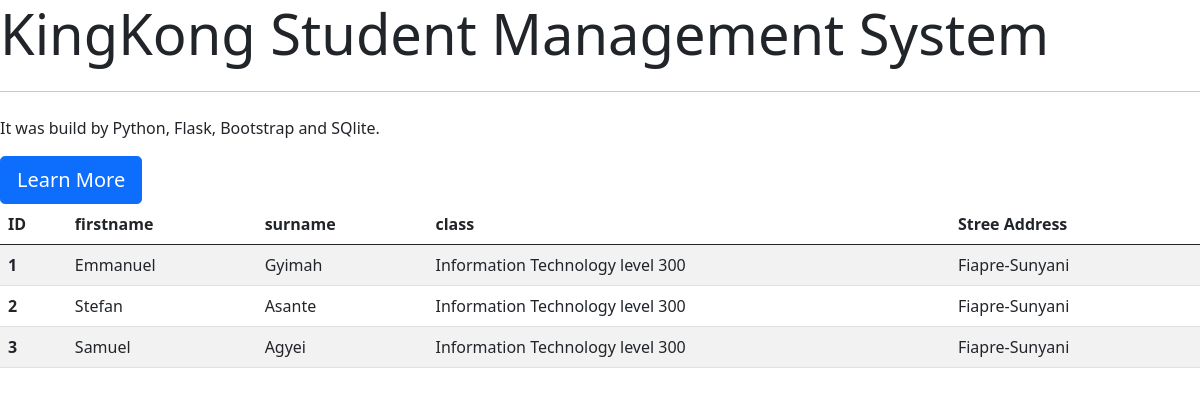
The page /home on the database its author committed.
### tables this page shows
CREATE TABLE contact_details
(id INTEGER PRIMARY KEY  AUTOINCREMENT,
firstname TEXT,
surname TEXT,
class  VARCHAR,
street_address TEXT
);

### app.py (the view)
@app.route('/')
@app.route('/home')
def homepage():
    student_data = query_contact_details()
    return render_template('home.html', student_data=student_data)

### app.py (called while the page is built)
def query_contact_details():
    con = sqlite3.connect(db_locale)
    c= con.cursor()
    c.execute("""
    SELECT * FROM contact_details

    """)
    student_data = c.fetchall()
    return(student_data)

### templates/home.html (shortened to what this page needs)
<!doctype html>
<html lang="en">
  <head>
    <link href="https://cdn.jsdelivr.net/npm/bootstrap@5.0.2/dist/css/bootstrap.min.css" rel="stylesheet">
  </head>
  <body>
    <div class="jumbotron">
  <h1 class="display-4"> KingKong Student Management System </h1>
  <hr class="my-4">
  <p>It was build by Python, Flask, Bootstrap and SQlite.</p>
  <a class="btn btn-primary btn-lg" href='https://www.python.org/about/gettingstarted/' role="button">Learn More</a>
    </div>
        <table class="table table-striped">
          <thead>
             <tr>
              <th scope="col">ID</th>
              <th scope="col">firstname</th>
              <th scope="col">surname</th>
              <th scope="col">class</th>
              <th scope="col">Stree Address</th>
             </tr>
          </thead>
          <tbody>
            {% for student in student_data %}
            <tr>
              <th scope="row">{{ student[0] }}</th>
              <td>{{ student[1] }}</td>
              <td>{{ student[2] }}</td>
              <td>{{ student[3] }}</td>
              <td>{{ student[4] }}</td>
            </tr>
            {% endfor %}
          </tbody>
      </table>
  </body>
</html>

### rows shown on the page
contact_details: id "1", firstname "Emmanuel", surname "Gyimah", class "Information Technology level 300", street_address "Fiapre-Sunyani"
contact_details: id "2", firstname "Stefan", surname "Asante", class "Information Technology level 300", street_address "Fiapre-Sunyani"
contact_details: id "3", firstname "Samuel", surname "Agyei", class "Information Technology level 300", street_address "Fiapre-Sunyani"
